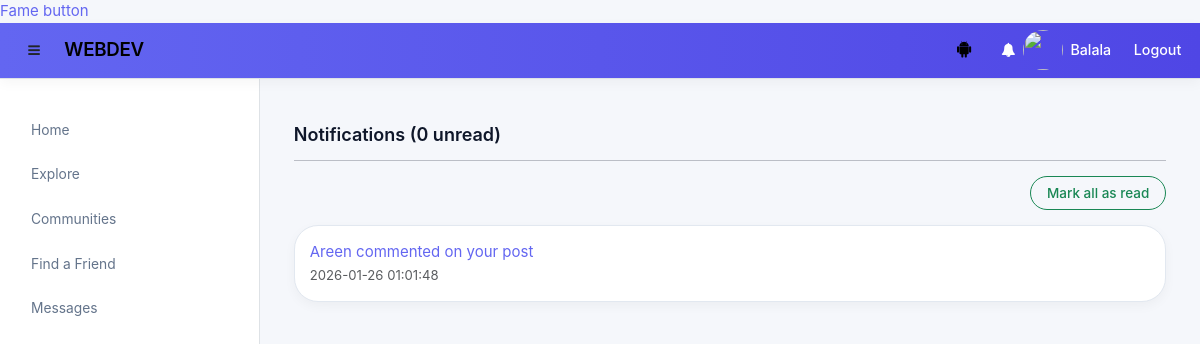
The page /notifications (signed in) on the database as committed earlier.
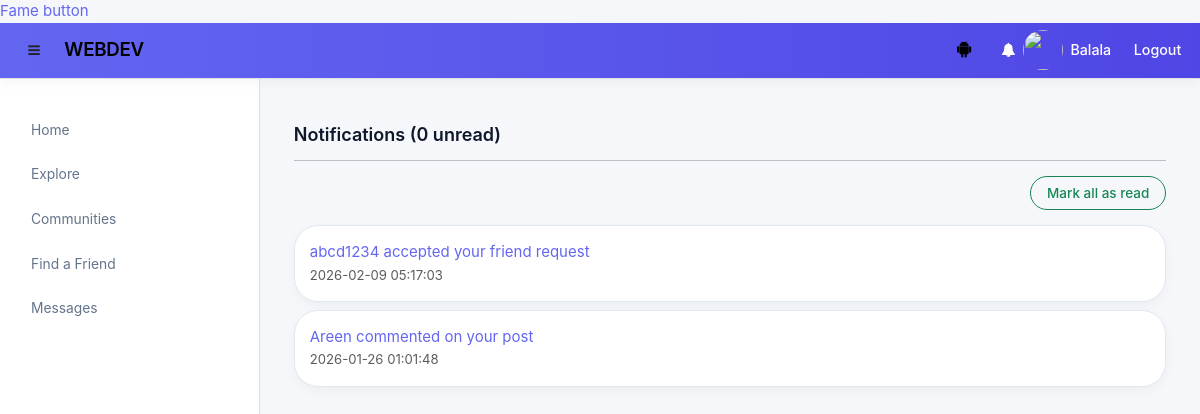
The same page on the database as committed later.
### tables this page shows
CREATE TABLE notifications (
        notification_id INTEGER PRIMARY KEY AUTOINCREMENT,
        user_id INTEGER NOT NULL,            -- receiver
        actor_id INTEGER,
        type TEXT NOT NULL,
        reference_id INTEGER,
        message TEXT NOT NULL,
        link TEXT,
        is_read INTEGER DEFAULT 0,
        created_at DATETIME DEFAULT CURRENT_TIMESTAMP,
        FOREIGN KEY(user_id) REFERENCES users(user_id) ON DELETE CASCADE,
        FOREIGN KEY(actor_id) REFERENCES users(user_id) ON DELETE CASCADE
    );

### main.py (the view)
@app.route('/notifications')
def notifications_page():
    if 'user_id' not in session:
        return redirect(url_for('index'))
    page = request.args.get('page', 1, type=int)
    per_page = 15
    offset = (page - 1) * per_page
    conn = get_db()
    notifications = conn.execute("""
        SELECT n.*, u.username AS actor_username
        FROM notifications n
        LEFT JOIN users u ON n.actor_id = u.user_id
        WHERE n.user_id = ?
        ORDER BY n.created_at DESC
        LIMIT ? OFFSET ?
    """, (session['user_id'], per_page, offset)).fetchall()
    friend_requests = conn.execute("""
        SELECT f.friendship_id, u.username, COALESCE(p.display_name, u.username) as display_name, f.created_at
        FROM friends f
        JOIN users u ON f.requester_id = u.user_id
        LEFT JOIN user_profiles p ON u.user_id = p.user_id
        WHERE f.addressee_id = ? AND f.status = 'pending'
        ORDER BY f.created_at DESC
    """, (session['user_id'],)).fetchall()
    total = conn.execute("""
        SELECT COUNT(*) as count
        FROM notifications
        WHERE user_id = ?
    """, (session['user_id'],)).fetchone()['count']
    total_pages = (total + per_page - 1) // per_page
    return render_template(
        'notifications.html',
        notifications=notifications,
        friend_requests=friend_requests,
        unread_count=count_unread_notifications(session['user_id']),
        page=page,
        total_pages=total_pages
    )

### helpers.py (called while the page is built)
def connect_db():
    sql = sqlite3.connect(DATABASE)
    sql.row_factory = sqlite3.Row
    sql.execute("PRAGMA foreign_keys = ON")
    return sql

def get_db():
    if not hasattr(g, 'sqlite3_db'):
        g.sqlite3_db = connect_db()
    return g.sqlite3_db

def count_unread_notifications(user_id):
    conn = get_db()
    row = conn.execute("SELECT COUNT(*) AS cnt FROM notifications WHERE user_id=? AND is_read=0", (user_id,)).fetchone()
    return row['cnt']

### templates/notifications.html (shortened to what this page needs)
{% extends 'base.html' %}
{% block body %}
<div class="container mt-4">
    <h3>Notifications ({{ unread_count }} unread)</h3>
    <hr>
    {% if notifications %}
    <form method="POST" action="{{ url_for('mark_all_notifications') }}" class="mb-3 text-end">
        <button type="submit" class="btn btn-outline-success btn-sm">Mark all as read</button>
    </form>
    {% for notif in notifications %}
    {% if notif.type != 'friend_request' %}
    <div class="card mb-2 {% if notif.is_read == 0 %}bg-light{% endif %}">
        <div class="card-body d-flex justify-content-between align-items-center">
            <div>
                {% if notif.link %}
                <a href="{{ notif.link }}" class="text-decoration-none">{{ notif.message }}</a>
                {% else %}
                {{ notif.message }}
                {% endif %}
                <br>
                <small class="text-muted">{{ notif.created_at }}</small>
            </div>
        </div>
    </div>
    {% endif %}
    {% endfor %}
    {% else %}
    <p class="text-muted">No notifications.</p>
    {% endif %}
</div>
{% endblock %}

Rows that differ between the two databases and show on the page:
added notifications: message "abcd1234 accepted your friend request", created_at "2026-02-09 05:17:03"
